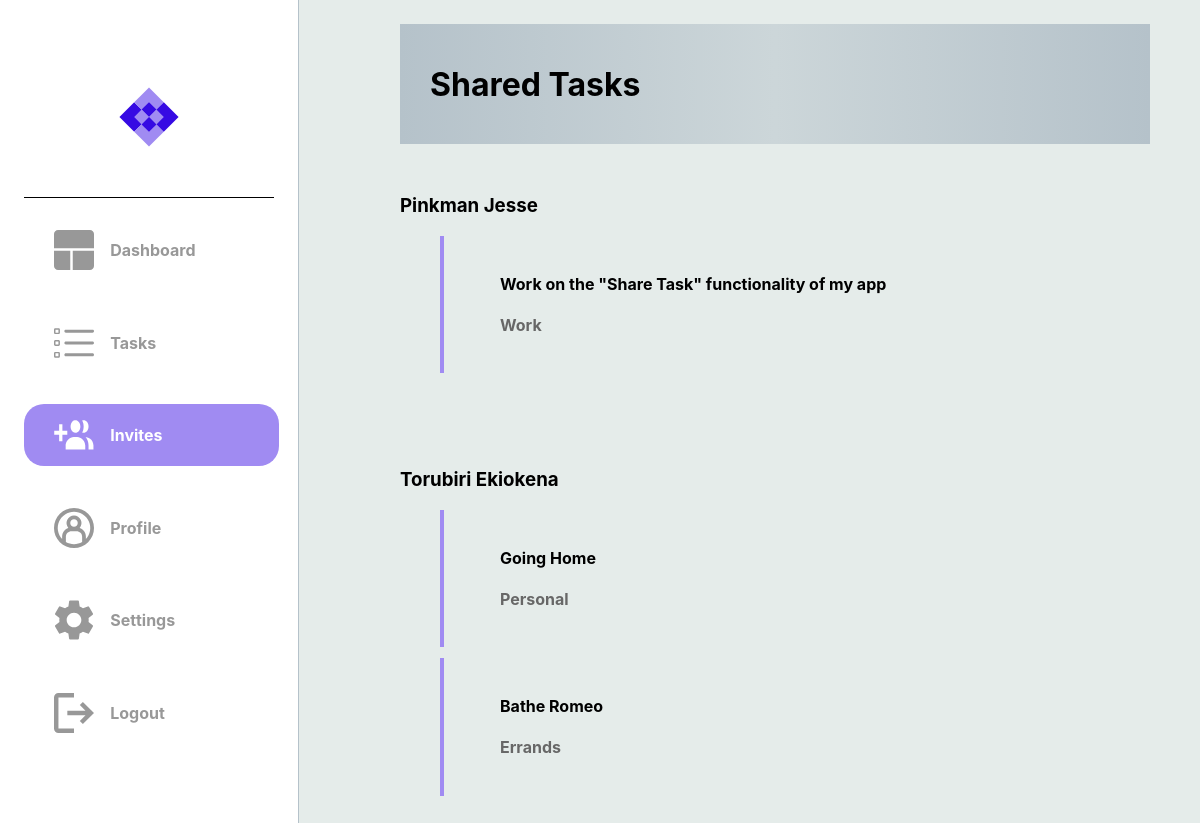
/invites (signed in), run on the app's committed database.
### dotask/models.py (models this page shows)
class User(db.Model, UserMixin):
    __tablename__ = "user"
    id = db.Column(db.Integer, primary_key=True)
    email = db.Column(db.String(50), nullable=False, unique=True)
    password = db.Column(db.String(30), nullable=False)
    username = db.Column(db.String(30), nullable=False, unique=True)
    first_name = db.Column(db.String(30), nullable=False)
    last_name = db.Column(db.String(30), nullable=False)
    assigned_tasks = relationship('Task', secondary=user_task, backref='assigned_to')

class Task(db.Model):
    __tablename__ = "task"
    id = db.Column(db.Integer, primary_key=True)
    title = db.Column(db.String(100), nullable=False)
    description = db.Column(db.String(400), nullable=False)
    due_date = db.Column(db.Date, nullable=False)
    status = db.Column(Enum(TaskStatus))
    tag = db.Column(Enum(TaskTag))
    users = relationship('User', secondary=user_task, backref='tasks')

### dotask/routes.py (the view)
@app.route("/invites")
@login_required
def hello_invites():
    try:
        tasks = current_user.tasks
        shared_tasks = {}
        for task in tasks:
            for user in task.users:
                if user.id != current_user.id:
                    if user.id not in shared_tasks:
                        shared_tasks[user.id] = {'user': user, 'tasks': []}
                    shared_tasks[user.id]['tasks'].append(task)
        if shared_tasks:
            return render_template('invites.html', current_user=current_user, shared_tasks=shared_tasks, tasks=tasks)
        else:
            return render_template('dashboard..html')
    except:
        flash
        return render_template('invites.html')

### dotask/routes.py (called while the page is built)
@app.after_request
def after_request(response):
    response.headers["Cache-Control"] = "no-cache, no-store, must-revalidate"
    return response

@login_manager.user_loader
def load_user(user_id):
    return User.query.get(user_id)

### dotask/templates/invites.html (shortened to what this page needs)
<!DOCTYPE html>
<html lang="en">
<head>
    {% extends "layout.html" %}
    {% block head %}
        <link rel="stylesheet" {% block css_tab_colour %} href="../static/page_css_folder/invites.css" {% endblock %}/>
    {% endblock %}
    {% block invites_image_colour %}
        <a class="a5" href="{{ url_for('hello_invites') }}">
            <div id="logos">
                <img class="imgs" src="../static/invites_active.svg">
                <h4 class="sidebar-text">Invites</h4>
            </div>
        </a>
    {% endblock invites_image_colour %}
    {% block nav_title %}
    <div class="nav_title">
        <h1>Shared Tasks</h1>
    </div>
    {% endblock nav_title %}
    {% block tasks %}
    {% if shared_tasks %}
        {% for user_id, shared in shared_tasks.items() %}
            <h3> {{ shared.user.last_name }} {{ shared.user.first_name }}</h3>
            <ul>
                {% for task in shared.tasks %}
                <a href="{{ url_for('hello_each_task', task_id=task['id']) }}">
                    <div class="message-box">
                        <div class="message">
                            <h4> {{ task['title'] }} </h4>
                            <h4 style="color: #676767;"> {{ task.tag.name }} </h4>
                        </div>
                    </div>
                    </a>
                {% endfor %}
            </ul>
            <br>
            <br>
            <br>
        {% endfor %}
    {% else %}
        <div class="message-box">
            <div class="message">
                <h2>No Shared Tasks Yet</h2>
            </div>
        </div>
    {% endif %}
    {% endblock tasks %}

### dotask/static/layout.css (style rules this page uses)
@media (min-width: 768px) { body { margin: auto; padding: auto; background-color: #E5ECEA; display: flex; font-family: inter; } }
@media (min-width: 768px) { a { text-decoration: none; color: black; } }
@media (min-width: 768px) { .sidebar > div > a { width: 90%; text-decoration: none; } }
@media (min-width: 768px) { .sidebar > div > a > div { width: 100%; height: 10%; padding-left: 30px; margin: 5% auto; border-radius: 20px; } }
@media (min-width: 768px) { #logos { width: 100%; display: grid; grid-template-columns: 1fr 3fr; align-items: center; } }
@media (min-width: 768px) { .sidebar-text { color: #989898; font-size: 1rem; } }
@media (min-width: 768px) { .imgs { height: 40px; width: 40px; } }

### dotask/static/page_css_folder/invites.css (style rules this page uses)
.a5 > div { background-color: #A08BF2; width: 100%; height: 10%; padding-left: 30px; margin: 5% auto; border-radius: 20px; color: white; }
.a5 > div > h4 { color: white; }
.a5 > div > img { fill: #FFFFFF; }
.nav_title { padding-left: 5%; margin-bottom: 50px; background-image: linear-gradient(to right, #B5C2CA , #CCD6D9, #B5C2CA); display: flex; justify-content: start; align-items: center; width: 60vw; height: 15vh; }
.message-box { display: flex; margin-top: 2%; padding-right: 10%; padding-left: 10%; padding-top: 3%; padding-bottom: 3%; border-left: 4px solid #A08BF2; display: flex; justify-content: center; align-items: center; }
.message { width: 100%; border-radius: 5px; display: block; justify-content: center; align-items: center; }

### data on the page
User: user.last_name "Pinkman", user.first_name "Jesse"
Task: title "Work on the \"Share Task\" functionality of my app", tag.name "Work"
User: user.last_name "Torubiri", user.first_name "Ekiokena"
Task: title "Going Home", tag.name "Personal"
Task: title "Bathe Romeo", tag.name "Errands"
